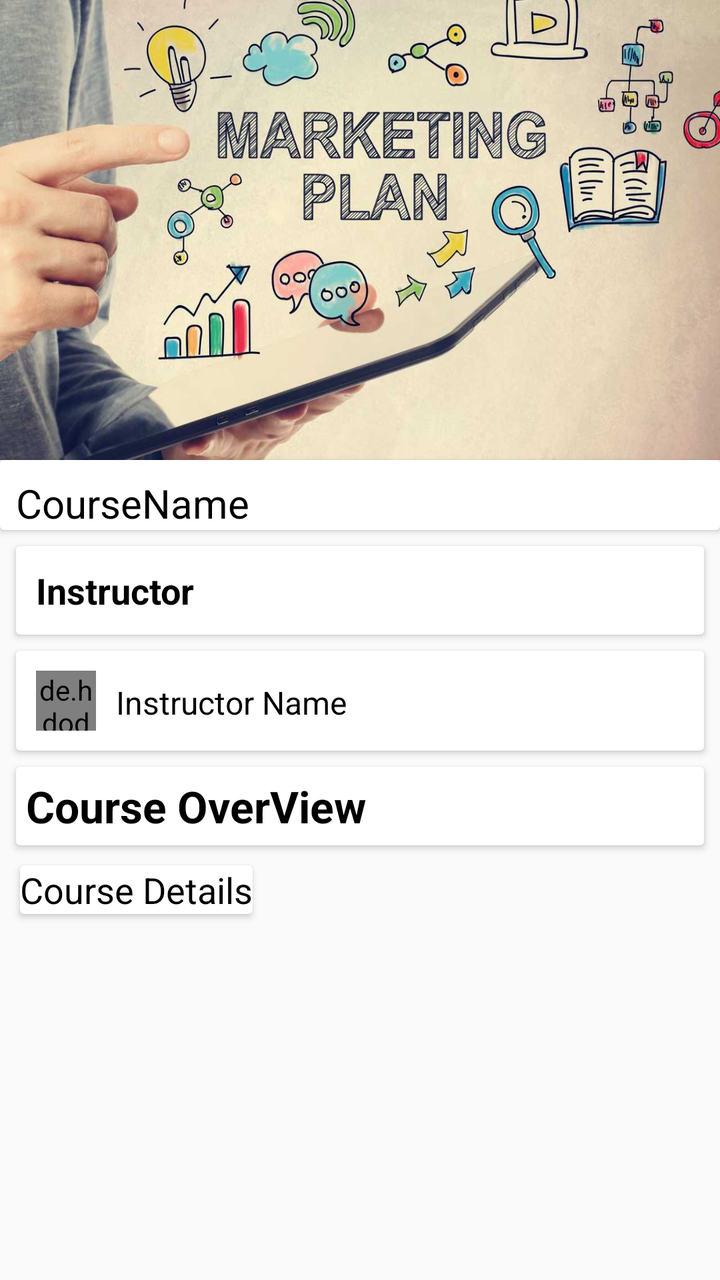
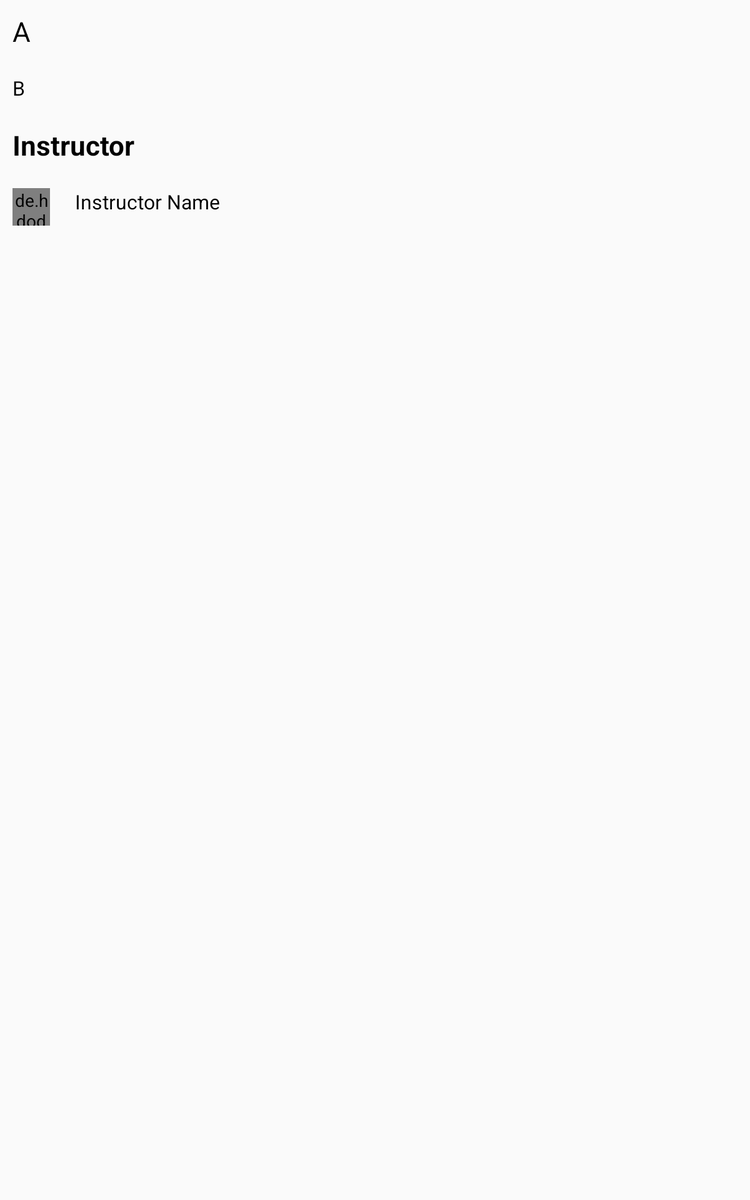

Two renders of one Android screen. The first uses the default layout on a phone; the second uses the alternative layout the repository ships for a different screen configuration, on a matching device. The two XML files are below.
<!-- AndroidManifest.xml: application theme AppTheme -->
<!-- res/layout/activity_course_information.xml -->
<?xml version="1.0" encoding="utf-8"?>
<RelativeLayout
    xmlns:android="http://schemas.android.com/apk/res/android"
    xmlns:app="http://schemas.android.com/apk/res-auto"
    xmlns:tools="http://schemas.android.com/tools"
    android:layout_width="match_parent"
    android:layout_height="match_parent"
    android:orientation="vertical"
    tools:context=".CourseDetails.CourseInformationActivity">

<ScrollView
    android:layout_width="wrap_content"
    android:layout_height="wrap_content"
    android:id="@+id/scrollwi"
    android:layout_alignParentLeft="true"
    android:layout_alignParentStart="true">

    <LinearLayout
        android:layout_width="wrap_content"
        android:layout_height="wrap_content"
        android:orientation="vertical">
    <ImageView
        android:id="@+id/courseImage"
        android:layout_width="wrap_content"
        android:layout_height="230dp"
        android:scaleType="fitXY"
        android:contentDescription="CourseImage"
        android:src="@drawable/market"
        android:layout_alignParentTop="true"
        android:layout_centerHorizontal="true"/>

        <android.support.v7.widget.CardView
            android:layout_width="match_parent"
            android:layout_height="wrap_content">

            <TextView
                android:id="@+id/text_course_name"
                android:layout_width="wrap_content"
                android:layout_height="wrap_content"
                android:layout_marginStart="8dp"
                android:layout_marginTop="8dp"
                android:text="CourseName"
                android:textColor="@color/colorBlack"
                android:textSize="20sp"
                android:layout_below="@id/courseImage"
                android:layout_centerHorizontal="false"/>

            <ImageView
                android:layout_width="wrap_content"
                android:layout_height="wrap_content"
                android:layout_gravity="right"
                android:paddingRight="10dp"
                android:id="@+id/wishimageinformation"
                android:src="@drawable/ic_fav" />
        </android.support.v7.widget.CardView>
        <android.support.v7.widget.CardView
            android:id="@+id/card_Instructor"
            android:layout_width="match_parent"
            android:layout_height="wrap_content"
            android:layout_marginStart="8dp"
            android:layout_marginTop="8dp"
            android:layout_marginEnd="8dp"
            android:layout_below="@id/text_course_name">

            <TextView
                android:id="@+id/text_instructor"
                android:layout_width="match_parent"
                android:layout_height="wrap_content"
                android:padding="10dp"
                android:textStyle="bold"
                android:text="Instructor"
                android:textColor="@color/colorBlack"
                android:textSize="18sp" />
        </android.support.v7.widget.CardView>
        <android.support.v7.widget.CardView
            android:layout_width="match_parent"
            android:layout_height="wrap_content"
            android:layout_marginStart="8dp"
            android:layout_marginTop="8dp"
            android:layout_marginEnd="8dp"
            android:id="@+id/linearLayout">
            <LinearLayout

                android:layout_width="match_parent"
                android:layout_height="wrap_content"

                android:orientation="horizontal"
                android:layout_below="@id/card_Instructor"
                >

                <de.hdodenhof.circleimageview.CircleImageView
                    android:id="@+id/image_instructor"
                    android:layout_width="30dp"
                    android:layout_height="30dp"
                    android:layout_margin="10dp"
                    android:src="@drawable/profile" />

                <TextView
                    android:id="@+id/text_instructor_name"
                    android:layout_width="wrap_content"
                    android:layout_height="wrap_content"
                    android:layout_marginTop="15dp"
                    android:gravity="center_vertical"
                    android:text="Instructor Name"
                    android:textColor="@color/colorBlack"
                    android:textSize="16sp" />
            </LinearLayout>

        </android.support.v7.widget.CardView>




    <android.support.v7.widget.CardView
        android:id="@+id/card_overView"
        android:layout_width="match_parent"
        android:layout_height="wrap_content"
        android:layout_marginStart="8dp"
        android:layout_marginTop="8dp"
        android:layout_marginEnd="8dp"
        android:layout_below="@id/linearLayout">

        <TextView
            android:id="@+id/txt_over"
            android:layout_width="match_parent"
            android:layout_height="wrap_content"
            android:padding="5dp"
            android:text="Course OverView"
            android:textColor="@color/colorBlack"
            android:textSize="22sp"
            android:textStyle="bold" />
    </android.support.v7.widget.CardView>

    <android.support.v7.widget.CardView
        android:layout_width="wrap_content"
        android:layout_height="wrap_content"
        android:layout_margin="10dp"
        android:layout_marginStart="8dp"
        android:layout_marginTop="8dp"
        android:layout_below="@id/card_overView">
        <TextView
            android:id="@+id/text_course_details"
            android:layout_width="wrap_content"
            android:layout_height="wrap_content"
            android:text="Course Details"
            android:textAlignment="textStart"
            android:textColor="@color/colorBlack"
            android:textSize="18sp"
             />

    </android.support.v7.widget.CardView>
    </LinearLayout>

</ScrollView>
</RelativeLayout>
<!-- resources referenced by this layout -->
<resources>
  <color name="colorBlack">#000</color>
  <!-- drawable market: jpg bitmap (drawable-hdpi, 83813 bytes) -->
  <style name="AppTheme" parent="Theme.AppCompat.Light.DarkActionBar">
          
          <item name="colorPrimary">@color/colorPrimary</item>
          <item name="colorPrimaryDark">@color/colorPrimaryDark</item>
          <item name="colorAccent">@color/colorAccent</item>
      </style>
  <color name="colorPrimary">#C11E50</color>
  <color name="colorPrimaryDark">#303F9F</color>
  <color name="colorAccent">#FF4081</color>
</resources>
<!-- res/layout-sw600dp/activity_course_information.xml (the repository's variant of the layout above) -->
<!-- drawn on a 7-inch tablet held upright -->
<?xml version="1.0" encoding="utf-8"?>
<LinearLayout
    xmlns:android="http://schemas.android.com/apk/res/android"
    xmlns:app="http://schemas.android.com/apk/res-auto"
    xmlns:tools="http://schemas.android.com/tools"
    android:layout_width="match_parent"
    android:layout_height="match_parent"
    android:orientation="vertical"
    tools:context=".CourseDetails.CourseInformationActivity">

    <TextView
        android:id="@+id/text_course_goal"
        android:layout_width="wrap_content"
        android:layout_height="wrap_content"
        android:textSize="22sp"
        android:textColor="@color/colorBlack"
        android:text="A"
        android:layout_margin="10dp"/>


    <TextView
        android:id="@+id/text_course_details"
        android:layout_width="wrap_content"
        android:layout_height="wrap_content"
        android:textSize="16sp"
        android:textColor="@color/colorBlack"
        android:layout_margin="10dp"
        android:text="B"
        android:textAlignment="center"/>


    <TextView
        android:id="@+id/text_instructor"
        android:layout_width="wrap_content"
        android:layout_height="wrap_content"
        android:textColor="@color/colorBlack"
        android:textSize="22sp"
        android:textStyle="bold"
        android:text="Instructor"
        android:layout_margin="10dp"/>

    <LinearLayout
        android:layout_width="match_parent"
        android:layout_height="wrap_content"
        android:orientation="horizontal">

        <de.hdodenhof.circleimageview.CircleImageView
            android:id="@+id/image_instructor"
            android:layout_width="30dp"
            android:layout_height="30dp"
            android:src="@drawable/profile"
            android:layout_margin="10dp"/>

        <TextView
            android:id="@+id/text_instructor_name"
            android:layout_width="wrap_content"
            android:layout_height="wrap_content"
            android:layout_margin="10dp"
            android:textSize="16sp"
            android:text="Instructor Name"
            android:textColor="@color/colorBlack"
            />
    </LinearLayout>

</LinearLayout>
<!-- resources referenced by the variant -->
<!-- as a 7-inch tablet held upright resolves them -->
<resources>
  <color name="colorBlack">#000</color>
  <style name="AppTheme" parent="Theme.AppCompat.Light.DarkActionBar">
          
          <item name="colorPrimary">@color/colorPrimary</item>
          <item name="colorPrimaryDark">@color/colorPrimaryDark</item>
          <item name="colorAccent">@color/colorAccent</item>
      </style>
  <color name="colorPrimary">#C11E50</color>
  <color name="colorPrimaryDark">#303F9F</color>
  <color name="colorAccent">#FF4081</color>
</resources>
